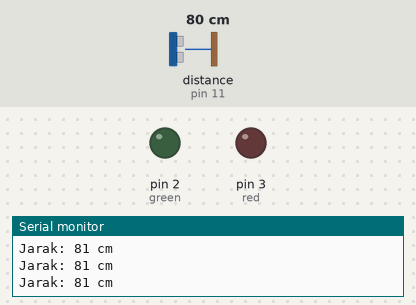
Recording of a sketch running on a simulated Arduino Uno, built with avr-gcc and run on an emulated ATmega328P. Parts: output pins drawn as LEDs (lit = HIGH), the last lines printed to the serial monitor. The test bench sets the inputs (shaded band); at power-on: distance to the obstacle (sensor on pin 11) 80 cm. The echo pulse lasts 58.3 µs per cm.

Above: at 1.3 s.
1.4 s: distance to the obstacle (sensor on pin 11) set to 55 cm
2.9 s: distance to the obstacle (sensor on pin 11) set to 45 cm
At 3.9 s:
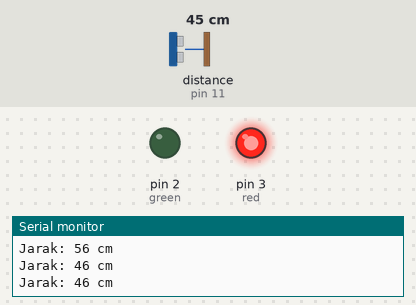
4.5 s: distance to the obstacle (sensor on pin 11) set to 21 cm
6.0 s: distance to the obstacle (sensor on pin 11) set to 18 cm
At 6.8 s:
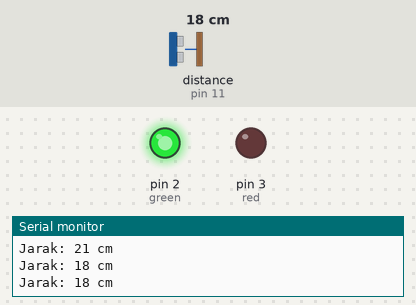
7.5 s: distance to the obstacle (sensor on pin 11) set to 6 cm
9.0 s: distance to the obstacle (sensor on pin 11) set to 3 cm
At 9.3 s:
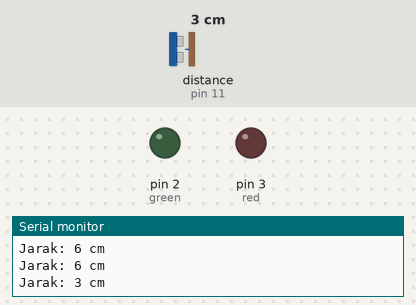
Timing chart, 0 to 11.5 s (numbered marks = the images above; inputs shaded):
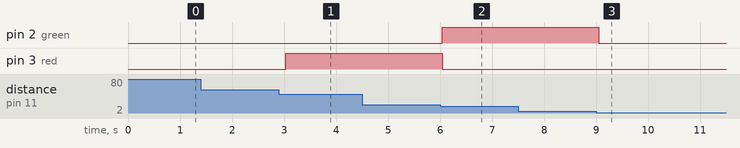

Measured:
- the behaviour switches between 50 and 49 cm on distance to the obstacle (sensor on pin 11) (found by bisection; images 0 and 1)
- the behaviour switches between 20 and 19 cm on distance to the obstacle (sensor on pin 11) (found by bisection; images 1 and 2)
- the behaviour switches between 5 and 4 cm on distance to the obstacle (sensor on pin 11) (found by bisection; images 2 and 3)
- after the input at 2.9 s, pin 3 (red): LOW → HIGH after 0.13 s
- after the input at 6.0 s, pin 2 (green): LOW → HIGH after 0.05 s; pin 3 (red): HIGH → LOW after 0.05 s
- after the input at 9.0 s, pin 2 (green): HIGH → LOW after 0.06 s

The sketch:

ultqi.ino
```cpp
#include <NewPing.h>

#define red 3
#define green 2
#define TRIGGER_PIN  12  // Arduino pin tied to trigger pin on the ultrasonic sensor.
#define ECHO_PIN     11  // Arduino pin tied to echo pin on the ultrasonic sensor.
#define MAX_DISTANCE 200 // Maximum distance we want to ping for (in centimeters). Maximum sensor distance is rated at 400-500cm.
NewPing sonar(TRIGGER_PIN, ECHO_PIN, MAX_DISTANCE);

void setup() {
  Serial.begin(115200); // Open serial monitor at 115200 baud to see ping results.
  pinMode(red, OUTPUT);
  pinMode(green, OUTPUT);
}

void loop() {
  int cek = sonar.ping_cm();
  Serial.print("Jarak: ");
  Serial.print(cek);
  Serial.println(" cm");

   if (cek >= 20 && cek <= 50) {
      digitalWrite(red, HIGH);
      digitalWrite(green, LOW);

  } else if (cek <= 20 && cek >= 5) {
      digitalWrite(green, HIGH);
      digitalWrite(red, LOW);

  } else {
      digitalWrite(red, LOW);
      digitalWrite(green, LOW);
  }
  delay(500);
}
```
